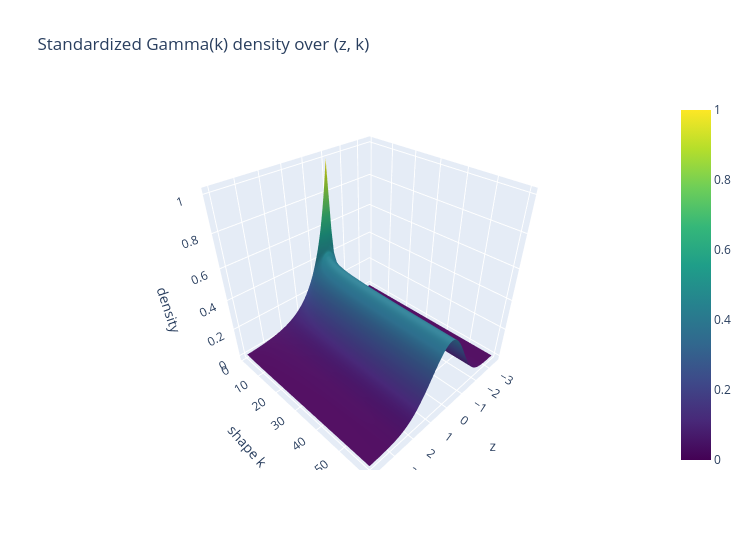

Notebook cell for this chart:
### Markdown cell above
### 8.3 Interactive Plotly version of 8.1
Drag to rotate; the surface settles onto the Normal bell.

### Code cell
fig = go.Figure(go.Surface(x=z_values, y=k_values, z=standardized_gamma, colorscale="Viridis"))
fig.update_layout(title="Standardized Gamma(k) density over (z, k)", width=750, height=550, scene=dict(xaxis_title="z", yaxis_title="shape k", zaxis_title="density"))
fig.show()

### Figure 1 — Plotly figure (JSON) as saved in the notebook; plotly's stock layout.template omitted (floating-point values rounded to 4 significant figures; data arrays with more than 128 entries replaced by an {"elided": "..."} marker saying what was removed)
{"data": [{"colorscale": [[0.0, "#440154"], [0.1111, "#482878"], [0.2222, "#3e4989"], [0.3333, "#31688e"], [0.4444, "#26828e"], [0.5556, "#1f9e89"], [0.6667, "#35b779"], [0.7778, "#6ece58"], [0.8889, "#b5de2b"], [1.0, "#fde725"]], "type": "surface", "x": {"elided": "160 float values"}, "y": [1.0, 2.204, 3.408, 4.612, 5.816, 7.02, 8.224, 9.429, 10.63, 11.84, 13.04, 14.24, 15.45, 16.65, 17.86, 19.06, 20.27, 21.47, 22.67, 23.88, 25.08, 26.29, 27.49, 28.69, 29.9, 31.1, 32.31, 33.51, 34.71, 35.92, 37.12, 38.33, 39.53, 40.73, 41.94, 43.14, 44.35, 45.55, 46.76, 47.96, 49.16, 50.37, 51.57, 52.78, 53.98, 55.18, 56.39, 57.59, 58.8, 60.0], "z": {"elided": "50x160 float values"}}], "layout": {"height": 550, "scene": {"xaxis": {"title": {"text": "z"}}, "yaxis": {"title": {"text": "shape k"}}, "zaxis": {"title": {"text": "density"}}}, "title": {"text": "Standardized Gamma(k) density over (z, k)"}, "width": 750}}
